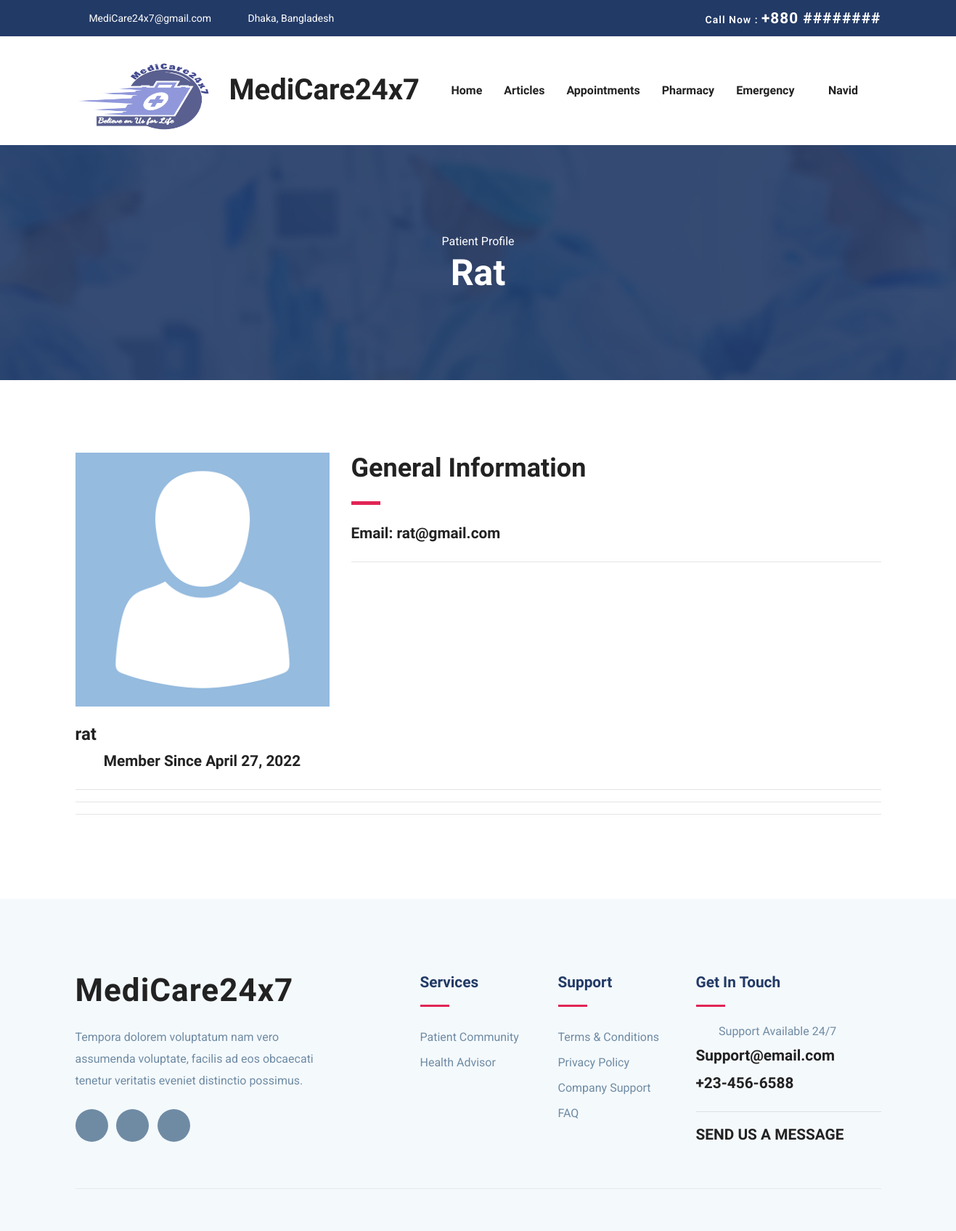
/accounts/patient-profile/5 (signed in), run on the app's committed database.
### accounts/models.py (models this page shows, shortened)
class UserModel(AbstractBaseUser, PermissionsMixin):
    email = models.EmailField(max_length=255, unique=True)  # Email
    name = models.CharField(max_length=255)  # Name
    is_patient = models.BooleanField(default=False)  # True if patient
    is_doctor = models.BooleanField(default=False)  # True if doctor
    is_active = models.BooleanField(default=True)  # True if active
    is_staff = models.BooleanField(default=False)
    is_admin = models.BooleanField(default=False)
    is_superuser = models.BooleanField(default=False)
    date_joined = models.DateTimeField(auto_now_add=True)
    USERNAME_FIELD = 'email'
    REQUIRED_FIELDS = ['name']  # Email & Password are required by default.
    objects = MyUserManager()  # User manager for the User Model
    def __str__(self):
        return self.email

class PatientModel(models.Model):
    user = models.OneToOneField(UserModel, on_delete=models.CASCADE)
    image = models.ImageField(null=True, blank=True)  # Patient Profile Picture
    gender = models.CharField(max_length=10, choices=GENDER_CHOICES, null=True, blank=True)
    blood_group = models.CharField(max_length=10, choices=BLOOD_GROUP_CHOICES, null=True, blank=True)
    height = models.DecimalField(decimal_places=2, max_digits=4, null=True, blank=True)
    weight = models.IntegerField(null=True, blank=True)
    date_of_birth = models.DateField(null=True, blank=True)
    phone = models.CharField(max_length=15, null=True, blank=True)
    address = models.TextField(max_length=100, null=True, blank=True)
    last_donation = models.DateField(null=True, blank=True)

### accounts/views.py (the view)
# urls.py: path('accounts/patient-profile/<str:pk>', patient_profile_view, name='patient-profile'),
@login_required(login_url="login")
def patient_profile_view(request, pk):  # The patient profile page
    is_self = False  # set the is_self variable to false
    user = UserModel.objects.get(id=pk)  # get the user
    if request.user == user:  # check if the user is the same as the user in the url
        is_self = True  # set the is_self variable to true
    has_access = True  #  set the has_access variable to true
    profile = PatientModel.objects.get(user=user)  # get the patient's profile
    date_joined = calc_age(user.date_joined)  # calculate the age of the user
    age = None
    if profile.date_of_birth:  # check if the patient has a date of birth
        age = calc_age(profile.date_of_birth)  # calculate the age of the patient
    incomplete_profile = False  # set the incomplete_profile variable to false
    if (
        not profile.gender
        or not profile.blood_group
        or not profile.date_of_birth
        or not profile.phone
        or not profile.height
        or not profile.weight
        or not profile.address
    ):
        incomplete_profile = True  # set the incomplete_profile variable to true
    context = {  # Context to render the view
        "user": user,  # the user
        "is_self": is_self,
        "has_access": has_access,
        "profile": profile,
        "date_joined": date_joined,
        "age": age,
    }
    return render(request, "accounts/patient-profile.html", context)

### accounts/utils.py (called while the page is built)
def calc_age(DOB):
    today = date.today()
    return today.year - DOB.year - ((today.month, today.day) < (DOB.month, DOB.day))

### templates/accounts/patient-profile.html (shortened to what this page needs)
{% extends "base.html" %}
{% load static %}
{% block content %}
<section class="page-title bg-1">
    <div class="container">
        <div class="row">
            <div class="col-md-12">
                <div class="block text-center">
                    <span class="text-white">Patient Profile</span>
                    <h1 class="text-capitalize mb-5 text-lg">{{ profile.user.name }}</h1>
                </div>
            </div>
        </div>
    </div>
</section>
<section class="section doctor-single">
    <div class="container">
        <div class="row">
            <div class="col-lg-4 col-md-6">
                <div class="doctor-img-block">
                    {% if profile.image %}
                    <img src="{{ profile.image.url }}" alt="{{ user.name }}" class="img-fluid w-100">
                    {% else %}
                    <img src="{% static 'images/placeholders/user-placeholder.png' %}" alt="{{ user.name }}"
                         class="img-fluid w-100">
                    {% endif %}
                    <div class="info-block mt-4">
                        <p class="mb-1">
                            <span class="h3">{{ profile.user.name }}</span>
                        </p>
                        <p class="h4 text-center">Member Since {{ user.date_joined.date}}</p>
                    </div>
                </div>
            </div>
            <div class="col-lg-8 col-md-6">
                <div class="doctor-details mt-4 mt-lg-0">
                    <h2 class="text-md">General Information</h2>
                    <div class="divider my-4"></div>
                    <div class="row">
                        <div class="col-lg-6">
                            <h4>Email: <a href="mailto:{{user.email}}">{{ user.email }}</a></h4>
                        </div>
                        <div class="col-lg-6">
                        </div>
                    </div>
                    <hr/>
                </div>
            </div>
        </div>
        <hr/>
        <hr/>
        <hr/>
    </div>
</section>
{% endblock %}

### templates/navbar.html (shortened to what this page needs)
{% load static %}
<nav class="navbar navbar-expand-lg navigation" id="navbar">
    <div class="container">
        <a class="navbar-brand" href="{% url 'home' %}">
            <h1><img src="{% static 'images/logo1.png' %}" alt="" class="img-fluid" style="width: 212px ;height: 106px;">MediCare24x7</h1>
        </a>
        <div class="collapse navbar-collapse" id="navbarmain">
            <ul class="navbar-nav ml-auto">
                <li class="nav-item active">
                    <a class="nav-link" href="{% url 'home' %}">Home</a>
                </li>
                <li class="nav-item"><a class="nav-link" href="#">Articles</a></li>
                {% if request.user.is_authenticated and request.user.is_doctor %}
                <li class="nav-item">
                    <a class="nav-link" href="{%url 'doctor-all-appointments'%}">Appointments</a>
                </li>
                <li class="nav-item">
                    <a class="nav-link" href="{%url 'heart-risk'%}">Test Prediction</a>
                </li>
                {% elif request.user.is_authenticated and request.user.is_patient %}
                <li class="nav-item">
                    <a class="nav-link" href="{%url 'patient-all-appointments'%}">Appointments</a>
                </li>
                <li class="nav-item">
                    <a class="nav-link" href="{% url 'pharmacy-home' %}">Pharmacy</a>
                </li>
                {% endif %}
                {% if request.user.is_authenticated %}
                <li class="nav-item dropdown">
                    <a class="nav-link dropdown-toggle" href="" id="dropdown02"
                       data-toggle="dropdown" aria-haspopup="true" aria-expanded="false">Emergency <i
                            class="icofont-thin-down"></i></a>
                            Others Blood Request</a></li>
                    </ul>
                {% endif %}
                {% if request.user.is_authenticated %}
                <li class="nav-item dropdown">
                    <a class="nav-link dropdown-toggle" href="#" id="dropdown03" data-toggle="dropdown"
                       aria-haspopup="true" aria-expanded="false">{{ request.user.name }} <i
                            class="icofont-thin-down"></i></a>
                </li>
                {% endif %}
        </div>
    </div>
</nav>

### static-files/css/style.css (style rules this page uses)
html { overflow-x: hidden; }
body { line-height: 1.6; font-family: "Roboto", sans-serif; -webkit-font-smoothing: antialiased; font-size: 16px; color: #6F8BA4; font-weight: 400; }
h1, .h1, h2, .h2, h3, .h3, h4, .h4, h5, .h5, h6, .h6 { font-family: "Exo", sans-serif; font-weight: 700; color: #222; }
h1, .h1 { font-size: 2.5rem; }
h2, .h2 { font-size: 44px; }
h3, .h3 { font-size: 1.5rem; }
h4, .h4 { font-size: 1.3rem; line-height: 30px; }
p { line-height: 30px; }
.section { padding: 100px 0; }
.text-md { font-size: 2.25rem; }
.text-lg { font-size: 3.75rem; }
a { color: #222; text-decoration: none; transition: all .35s ease; }
.page-title { padding: 120px 0px 70px 0px; position: relative; }
.page-title .block h1 { color: #fff; }
.text-lg { font-size: 50px; }
#navbarmain { padding: 20px 0px; }
#navbarmain .nav-link { font-weight: 600; padding: 10px 15px; color: #222; font-family: "Exo", sans-serif; text-transform: capitalize; font-size: 16px; transition: all .25s ease; }
.dropdown-toggle::after { display: none; }
.navbar-brand { margin-top: 10px; }
.bg-1 { background: url("../images/bg/22.jpg") no-repeat 50% 50%; background-size: cover; position: relative; }
.divider { width: 40px; height: 5px; background: #e12454; }

### data on the page
UserModel: user.name "Navid"
PatientModel: user.name "Rat", user.name "rat"
UserModel: date_joined "April 27, 2022", email "rat@gmail.com"
